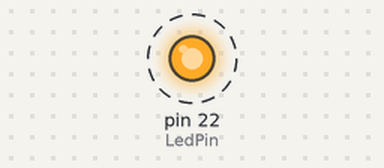
A sketch run on a simulated Arduino Mega 2560, built with avr-gcc and run on an emulated ATmega2560. Parts: output pins drawn as LEDs (lit = HIGH). Dashed ring = blinking.

Above: at 0.2 s.
Timing chart, 0 to 3.0 s (numbered marks = the images above):
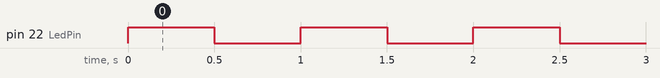

Measured:
- by itself, pin 22 (LedPin): alternates HIGH for 0.50 s and LOW for 0.50 s

The sketch:

1_single_LED_blink.ino
```cpp
#define LedPin 22 //Пин светодиода
void setup() {
  pinMode(LedPin, OUTPUT); //Обявление светодиода на вывод
}

void loop() {
  digitalWrite(LedPin,HIGH); //Включение светодиода
  delay(500); //Пауза
  digitalWrite(LedPin,LOW); //Выключение светодиода
  delay(500); //Пауза
}
```
